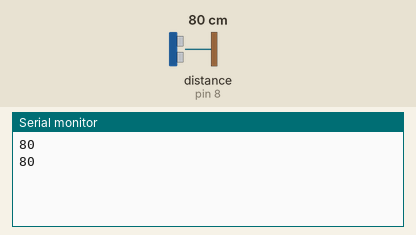
Simulated run of this sketch. Board: Arduino Uno, built with avr-gcc and run on an emulated ATmega328P. On the bench: the last lines printed to the serial monitor. Wiring (inferred from the names in the program): ultrasonic range finder: trigger pin 9; echo pin 8. The test bench sets the inputs (shaded band); at power-on: distance to the obstacle (sensor on pin 8) 80 cm. The echo pulse lasts 58.3 µs per cm.

Above: at 1.8 s.
1.9 s: distance to the obstacle (sensor on pin 8) set to 2 cm
At 2.4 s:
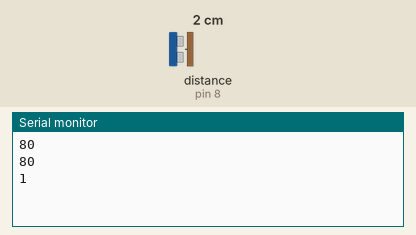
3.4 s: distance to the obstacle (sensor on pin 8) set to 4 cm
At 4.8 s:
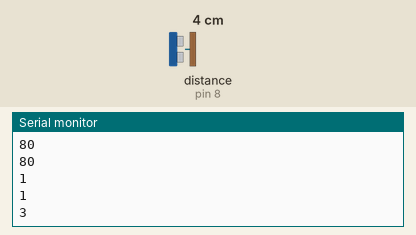
Timing chart, 0 to 6.4 s (numbered marks = the images above; inputs shaded):
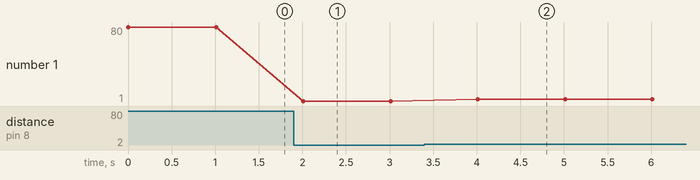

Measured:
- after the input at 1.9 s, the serial monitor: prints a new line after 0.11 s (image 1)
- after the input at 3.4 s, the serial monitor: prints a new line after 0.61 s (image 2)
- plotted number 1: 80 → 1 after the input at 1.9 s, 1 → 3 after the input at 3.4 s

The sketch:

arduino.ino
```cpp
#define TRIG_PIN 9
#define ECHO_PIN 8

void setup() {
  Serial.begin(9600);
  pinMode(TRIG_PIN, OUTPUT);
  pinMode(ECHO_PIN, INPUT);
}

void loop() {
  digitalWrite(TRIG_PIN, HIGH);
  delayMicroseconds(10);
  digitalWrite(TRIG_PIN, LOW);

  long distance = pulseIn(ECHO_PIN, HIGH) / 58;

  Serial.println(distance);
  delay(1000);
}
```
